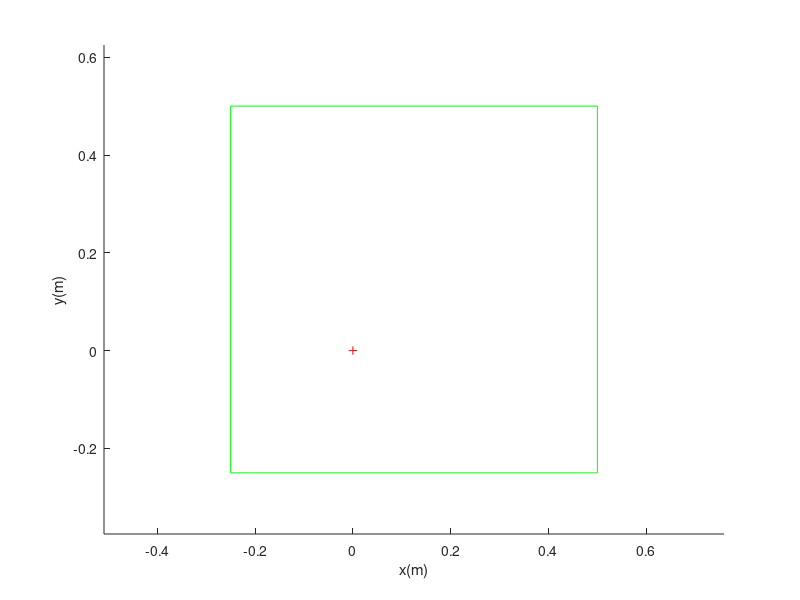

Here is the MATLAB script that generated this plot: (Note: this script raises an error after producing the figure.)
%
% Definir terrain
%
clear;
xsol=[-0.25   0.5   0.5   -0.25   -0.25];
ysol=[-0.25   -0.25   0.5   0.5   -0.25];
zsol=[0   0   0   0   0];
Pos0=[0; 0; 1];

for vit=1:4
  clf;
  hold;
  xlabel('x(m)');
  ylabel('y(m)');
  zlabel('z(m)');
%
%  Tracer terrain
%
  fprintf('\nSimulation %3d\n',vit);
%Lancer 1
  if vit==1
    V0=[0.5;0;0.5];
    W0=[0.1;0.1;0];
    MatR0=[1,0,0;0,1,0;0,0,1];
  elseif vit==2
%Lancer 2
    V0=[0.6;0;0.5];
    W0=[0.1;0.1;0];
    MatR0=[1,0,0;0,1,0;0,0,1];
  elseif vit==3
%Lancer 3
    V0=[0.5;0;0.5];
    W0=[0.2;0.1;0];
    MatR0=[1,0,0;0,1,0;0,0,1];
  else
%Lancer 4
    V0=[0.5;0;0.5];
    W0=[0.1;0.1;0];
    MatR0=[0.5,0.83205029,0.2401922;0.75,-0.5547002,0.3602883;0.4330127,0,-0.9013878];
  endif
  fprintf('V0 (m/s)= (%8.4f,%8.4f,%8.4f)  \n',V0(1),V0(2),V0(3));
  fprintf('W0 (r/s)= (%8.4f,%8.4f,%8.4f)  \n',W0(1),W0(2),W0(3));
  axis equal;
  plot3(xsol,ysol,zsol,'color','g');
  plot3(Pos0(1),Pos0(2),Pos0(3),'r+');
  [face tt xx yy zz sommet]=Devoir3(Pos0, MatR0, V0, W0);
  sz=size(tt,2);
  Sx=sommet(1,:);
  Sy=sommet(2,:);
  Sz=sommet(3,:);
  xsommet=[Sx(1),Sx(2),Sx(3),Sx(4),Sx(1),Sx(5),Sx(6),Sx(7),Sx(8),Sx(5)];
  ysommet=[Sy(1),Sy(2),Sy(3),Sy(4),Sy(1),Sy(5),Sy(6),Sy(7),Sy(8),Sy(5)];
  zsommet=[Sz(1),Sz(2),Sz(3),Sz(4),Sz(1),Sz(5),Sz(6),Sz(7),Sz(8),Sz(5)];
  Posf1=(sommet(:,1)+sommet(:,2)+sommet(:,3)+sommet(:,4))/4; % position du centre de la face 1 est la moyenne des positions des sommets 1,2,3 et4
  plot3(xx(1:sz),yy(1:sz),zz(1:sz),'b');
  plot3(xsommet,ysommet,zsommet,'color','r');
  plot3([Sx(2),Sx(6)],[Sy(2),Sy(6)],[Sz(2),Sz(6)],'color','r');
  plot3([Sx(3),Sx(7)],[Sy(3),Sy(7)],[Sz(3),Sz(7)],'color','r');
  plot3([Sx(4),Sx(8)],[Sy(4),Sy(8)],[Sz(4),Sz(8)],'color','r');
  plot3(Posf1(1),Posf1(2),Posf1(3),'b+');
  fprintf('Temps final          %10.6f s \n',tt(sz));
  fprintf('Position finale du d�    (%8.4f,%8.4f,%8.4f)  m \n',xx(sz),yy(sz),zz(sz));
  fprintf('\n\n');
end